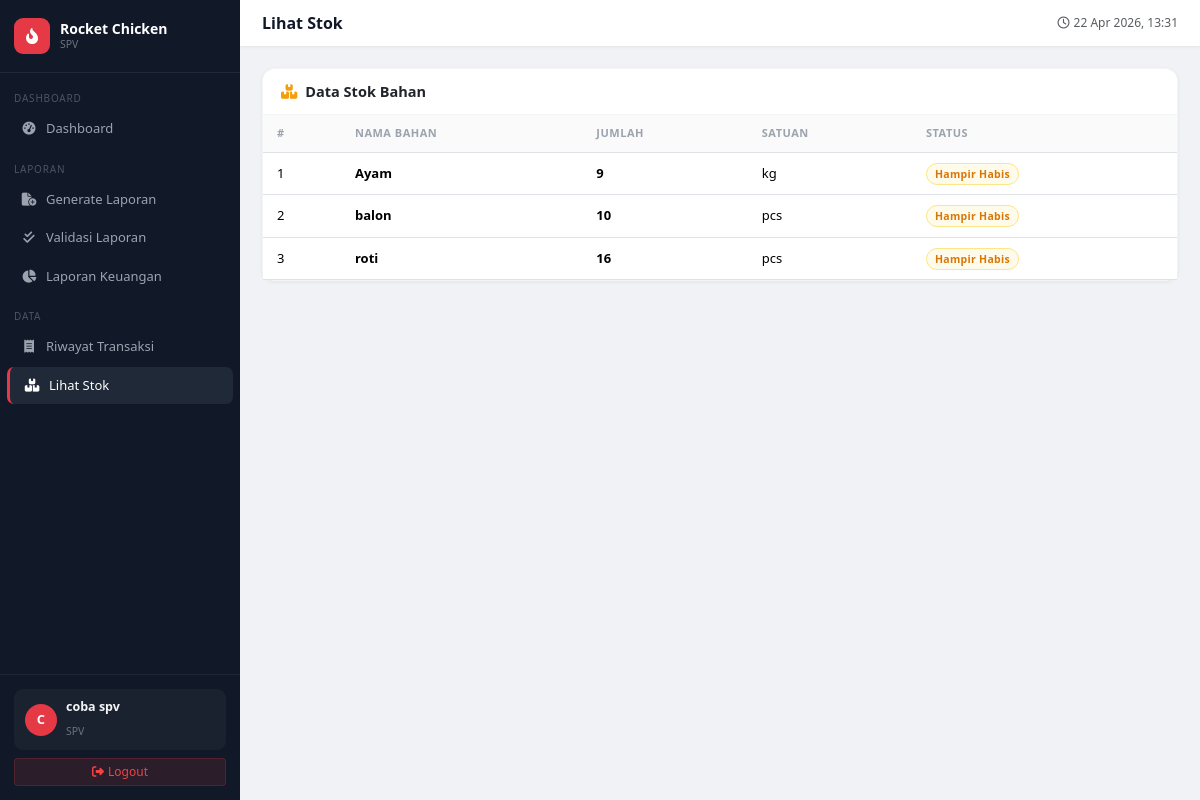
The page /view/spv/stok.php (signed in) on the database its author committed.
### tables this page shows
CREATE TABLE `stok` (
  `id_stok` int(11) NOT NULL,
  `nama_bahan` varchar(100) NOT NULL,
  `jumlah` int(11) NOT NULL,
  `satuan` varchar(20) NOT NULL
);

### view/spv/stok.php (the view, shortened to what this page needs)
<?php
require_once __DIR__ . '/../../config/database.php';
$stokList = mysqli_query($conn,"SELECT * FROM stok ORDER BY nama_bahan");
include __DIR__ . '/../../includes/layout_start.php';
?>
<div class="card-box">
  <div class="c-head"><h5><i class="fa-solid fa-boxes-stacked me-2" style="color:#f59e0b"></i>Data Stok Bahan</h5></div>
  <div class="c-body p-0">
    <table class="table table-hover mb-0">
      <thead><tr><th>#</th><th>Nama Bahan</th><th>Jumlah</th><th>Satuan</th><th>Status</th></tr></thead>
      <tbody>
      <?php $no=1; while($s=mysqli_fetch_assoc($stokList)):
        $status = $s['jumlah']>=20?['Aman','sb-success']:($s['jumlah']>=5?['Hampir Habis','sb-warning']:['Kritis','sb-danger']);
      ?>
      <tr>
        <td><?=$no++?></td>
        <td><strong><?= htmlspecialchars($s['nama_bahan']) ?></strong></td>
        <td style="font-weight:700"><?= number_format($s['jumlah']) ?></td>
        <td><?= htmlspecialchars($s['satuan']) ?></td>
        <td><span class="rbadge <?=$status[1]?>"><?= $status[0] ?></span></td>
      </tr>
      <?php endwhile; ?>
      </tbody>
    </table>
  </div>
</div>
<?php include __DIR__ . '/../../includes/layout_end.php'; ?>

### includes/layout_start.php (style rules this page uses)
:root { --sw:240px;--brand:#e63946;--sdk:#c1121f;--sbg:#111827;--shov:#1f2937 }
body { background:#f0f2f5;font-family:'Segoe UI',sans-serif;min-height:100vh }
.card-box { background:#fff;border-radius:13px;box-shadow:0 1px 4px rgba(0,0,0,.06);border:1px solid rgba(0,0,0,.04) }
.card-box .c-head { padding:14px 18px;border-bottom:1px solid #f3f4f6;display:flex;align-items:center;justify-content:space-between }
.card-box .c-head h5 { margin:0;font-size:14.5px;font-weight:700 }
.card-box .c-body { padding:18px }
.table th { font-size:11px;text-transform:uppercase;letter-spacing:.5px;color:#9ca3af;background:#fafafa;padding:10px 14px }
.table td { padding:11px 14px;font-size:13px;vertical-align:middle }
.rbadge { font-size:10.5px;padding:3px 8px;border-radius:20px;font-weight:600;letter-spacing:.3px }
.sb-warning { background:#fffbeb;color:#d97706;border:1px solid #fde68a }

### rows shown on the page
stok: nama_bahan "Ayam", jumlah "9", satuan "kg", jumlah "Hampir Habis"
stok: nama_bahan "balon", jumlah "10", satuan "pcs", jumlah "Hampir Habis"
stok: nama_bahan "roti", jumlah "16", satuan "pcs", jumlah "Hampir Habis"

### other values the page prints
$role "SPV"
substr($_SESSION['nama']??'U',0,1) "C"
$_SESSION['nama'] "coba spv"
$pageTitle "Lihat Stok"
